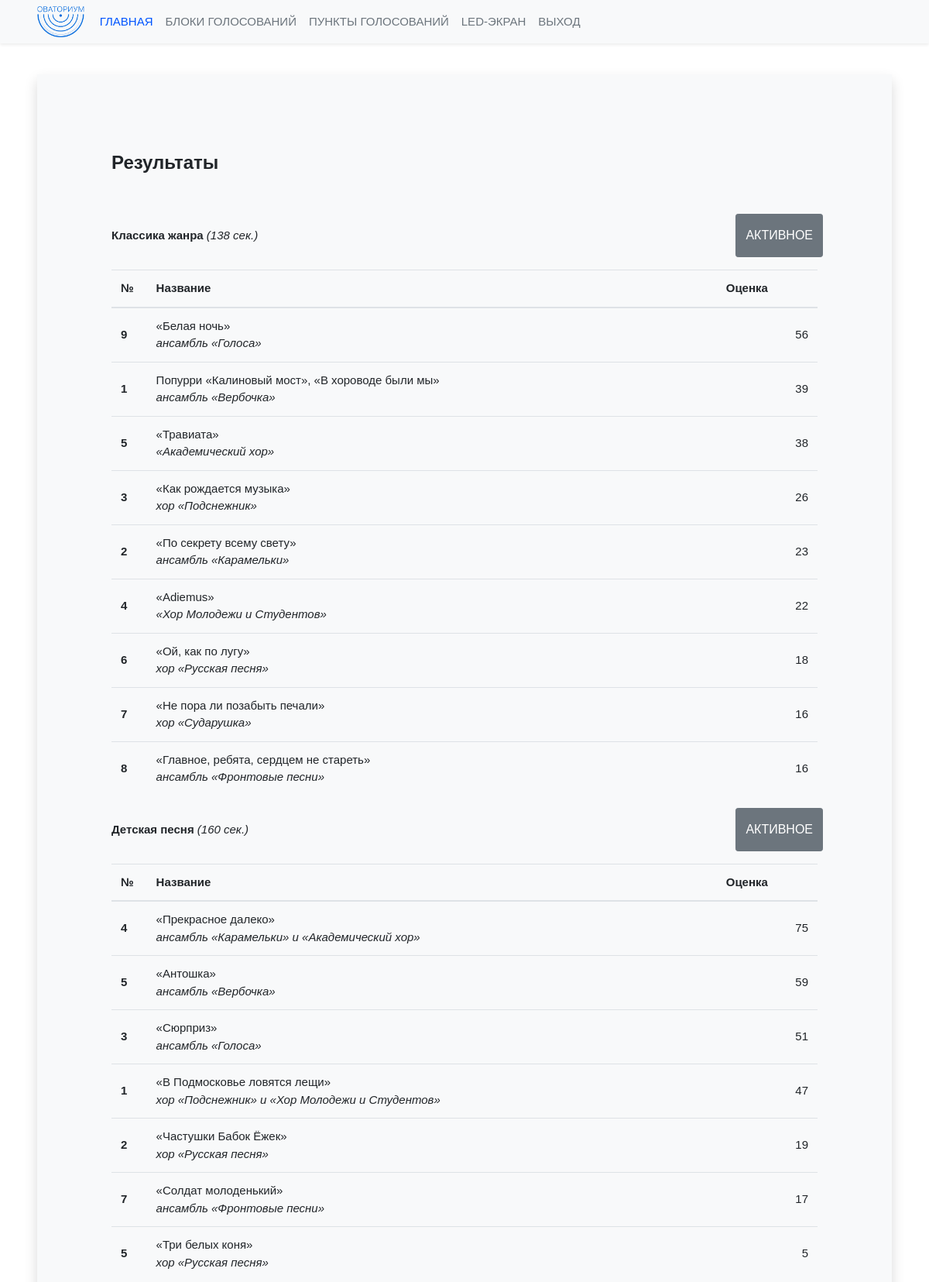
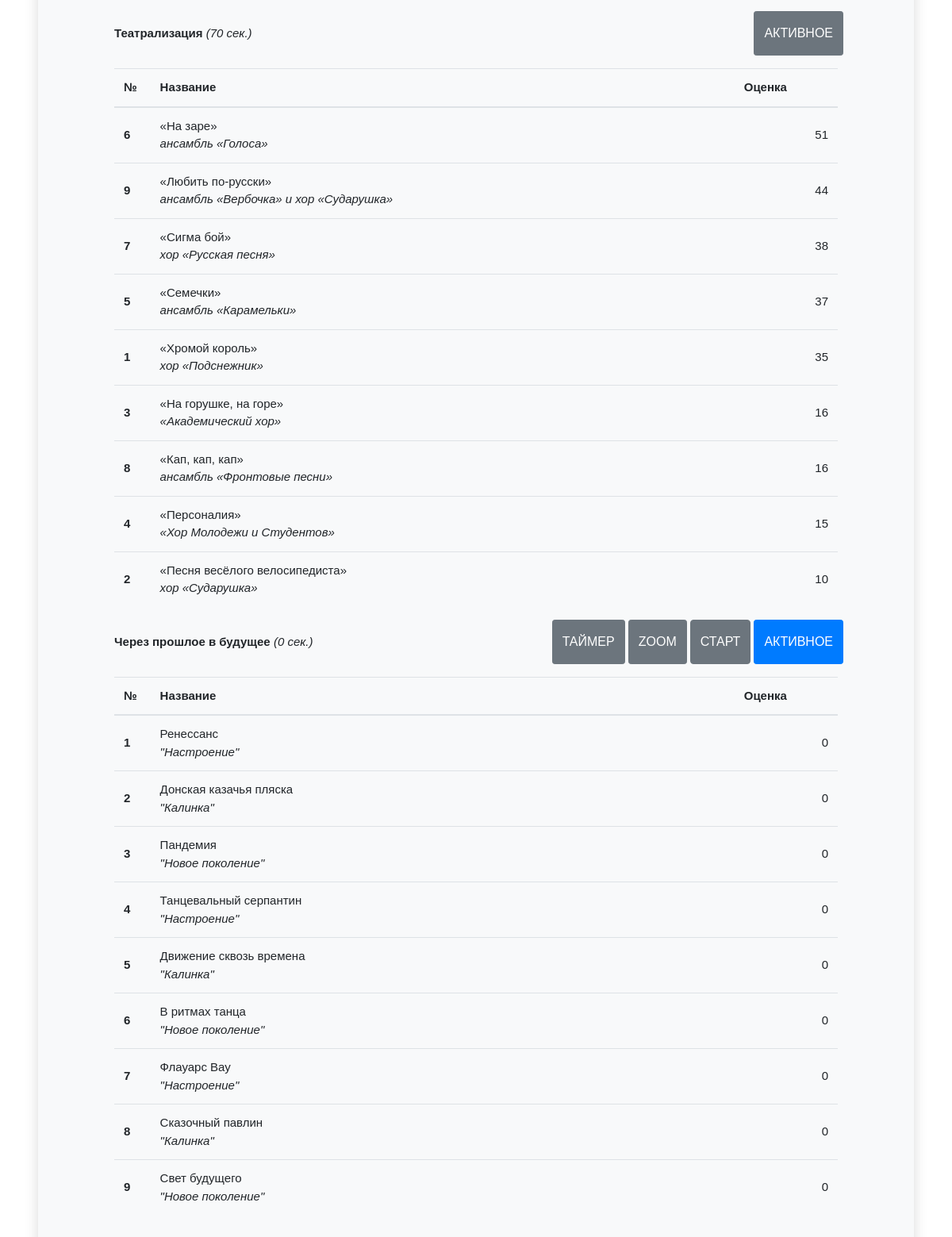
The page /control (signed in) on the database as committed earlier (2 pictures, top to bottom).
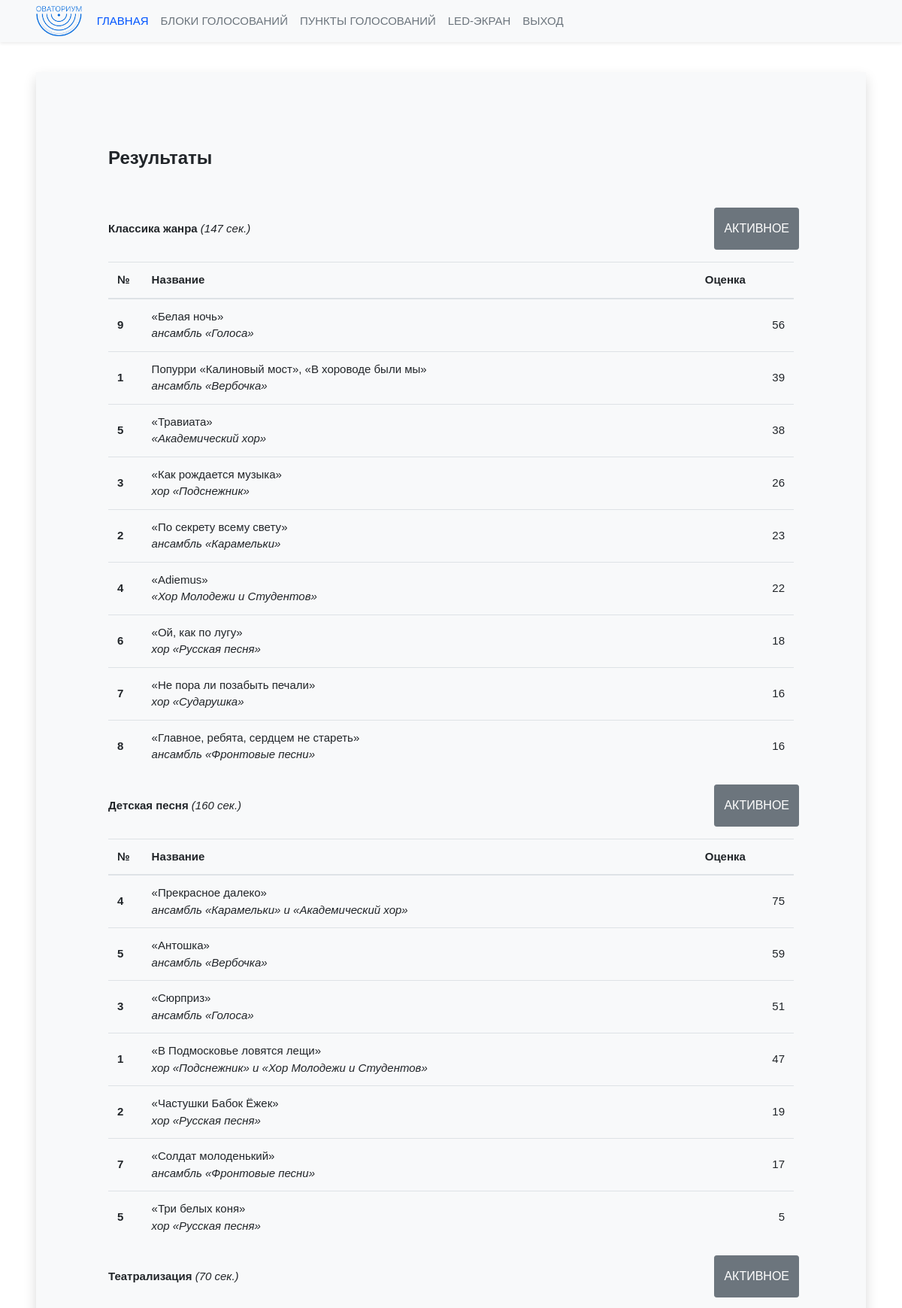
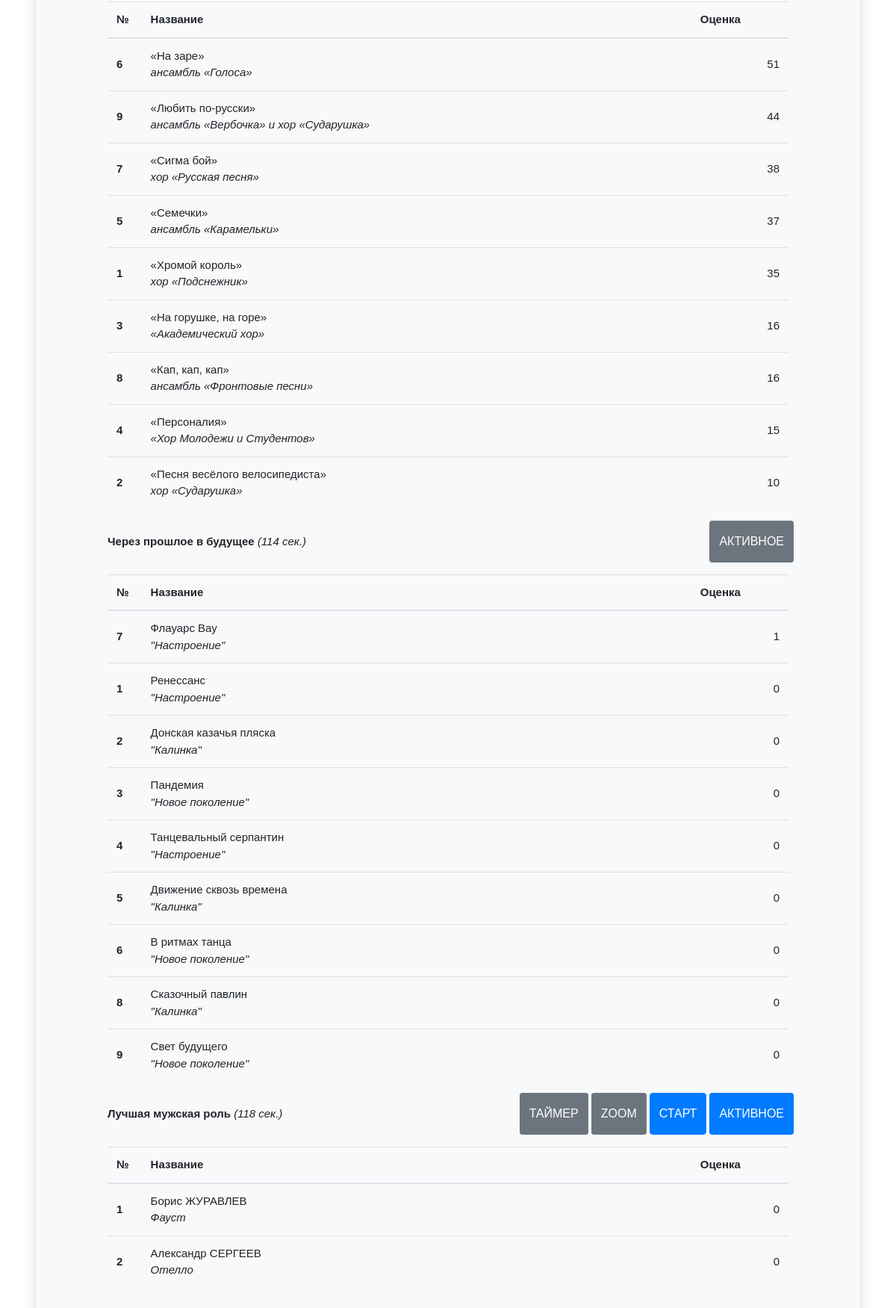
The same page on the database as committed later (2 pictures, top to bottom).
### publicvotes/models.py (models this page shows, shortened)
class Theme(models.Model):
	main_title = models.CharField(verbose_name="Текст главной страницы", max_length=250, blank=True)
	title = models.CharField(verbose_name="Блок голосования", max_length=250, blank=True)
	number = models.DecimalField(verbose_name="Номер", max_digits=2, decimal_places=0, default=1, blank=False)
	current = models.BooleanField("Текущее голосования", default=False)
	active = models.BooleanField("Активное голосования", default=False)
	zoom = models.BooleanField("Активное голосования", default=False)
	show_timer = models.BooleanField("Показывать таймер", default=False)
	count = models.DecimalField(verbose_name="Номер", max_digits=4, decimal_places=0, default=180, blank=False)
	theme_token = models.CharField(verbose_name="Токен", max_length=250, blank=True)
	registration_date = models.DateField(verbose_name="Дата создания", default=date.today)
	class Meta:
		ordering = ['title']
		verbose_name='Блок голосования'
		verbose_name_plural='Блоки голосований'

class VotePart(models.Model):
	theme = models.ForeignKey(Theme, verbose_name="Голосование", on_delete=models.CASCADE, null=True, default=None, blank=True)
	name = models.CharField(verbose_name="Пункт голосования", max_length=250, blank=True)
	sub_name = models.CharField(verbose_name="Пункт голосования дополнительный", max_length=250, blank=True)
	number = models.DecimalField(verbose_name="Номер", max_digits=2, decimal_places=0, default=1, blank=False)
	photo = models.ImageField(verbose_name='Фото профиля', blank=True, null=True, upload_to = make_upload_path)
	class Meta:
		ordering = ['theme__title']
		verbose_name='Пункт голосования'
		verbose_name_plural='Пункты голосований'

### vote/views.py (the view)
# urls.py: path('control', control_view, name = 'control'),
@login_required(login_url='/login')
def control_view(request):
	if not request.user.profile.admin_access:
		return redirect ('home')
	themes = Theme.objects.all().order_by('number')
	sorted_counts = {}
	zoom = False
	show_timer = False
	for theme in themes:
		if theme.zoom:
			zoom = True
		if theme.show_timer:
			show_timer = True
		votepart_counts = {}
		voteparts= VotePart.objects.filter(theme = theme).order_by('number')
		for votepart in voteparts:
			votepart_counts[votepart] = VoteCount.objects.filter(vote_part = votepart).count()
		sorted_counts[theme.pk] =  dict(sorted(votepart_counts.items(), key=lambda x: x[1], reverse=True))
	args = {
		'themes': themes,
		'votepart_counts': votepart_counts,
		'sorted_counts': sorted_counts,
		'zoom': zoom,
		'show_timer': show_timer,
	}
	return render(request, 'control_view.html', args)

### profileuser/templatetags/objects_extras.py (called while the page is built)
@register.filter(name='lookup')
def lookup(d, key):
	try:
		t = d[key]
	except:
		return None
	return t

### vote/utils.py (called while the page is built)
def base_context(request):
	protocol = 'http://'
	if request.is_secure():
		protocol = 'https://'
	no_user = protocol + str(get_current_site(request)) + settings.STATIC_URL + 'img/no-user.jpg'
	no_image = protocol + str(get_current_site(request)) + settings.STATIC_URL + 'img/no-image.png'
	cookie_flag = True
	if "coockes" in request.session:
		cookie_flag = False
		if request.user.is_authenticated:
			if request.session['coockes'] == '1' and not request.user.profile.cookies_agree:
				request.user.profile.cookies_agree = True
				request.user.profile.save()
	else:
		if request.user.is_authenticated:
			if request.user.profile.cookies_agree:
				cookie_flag = False
				request.session['coockes'] = '1'
	args = {
		'cookie_flag': cookie_flag,
		'no_user': no_user,
		'no_image': no_image,
	}
	return args

### templates/control_view.html (shortened to what this page needs)
{% extends "base.html" %}
{% load objects_extras %}
{% load static %}
{% block content %}
	<div class="p-2 p-md-5">
		<div style="font-size: 24px;">
			<b>Результаты</b>
		</div>
	</div>
	{% for theme in themes %}
		<div class="row align-middle pl-2 px-md-5">
			<div class="col-md-5 col-12" style="line-height: 56px;">
				<b>{{ theme.title }}</b><em> ({{ theme.count }} сек.)</em>
			</div>
			<div class="col-md-7 col-12 d-flex justify-content-end flex-nowrap pr-1">
				<button type="button" class="btn btn-sm btn-mobile-sm {% if show_timer %}btn-primary{% else %}btn btn-secondary{% endif %} show_timer mr-1 {% if not theme.current %}hide{% endif %} hide-button" data-pk="{{ theme.pk }}">ТАЙМЕР</button>
				<button type="button" class="btn btn-sm btn-mobile-sm {% if zoom %}btn-primary{% else %}btn btn-secondary{% endif %} zoom mr-1 {% if not theme.current %}hide{% endif %} hide-button" data-pk="{{ theme.pk }}">ZOOM</button>
				<button type="button" class="btn bbtn-sm btn-mobile-sm {% if theme.active %}btn-primary{% else %}btn btn-secondary{% endif %} active_theme mr-1 {% if not theme.current %}hide{% endif %} hide-button" data-pk="{{ theme.pk }}">СТАРТ</button>
				<button type="button" class="btn btn-sm btn-mobile-sm {% if theme.current %}btn-primary{% else %}btn btn-secondary{% endif %} current mr-1" data-pk="{{ theme.pk }}">АКТИВНОЕ</button>
			</div>
		</div>
		<div class="text-left mt-3 px-0 px-md-5">
			<table class="table">
				<thead>
					<tr>
						<th scope="col" class="table-cel-width-5 align-middle">№</th>
						<th scope="col" class="table-cel-width-75 align-middle">Название</th>
						<th scope="col" class="table-cel-width-20 align-middle text-center">Оценка</th>
					</tr>
				</thead>
				<tbody>
					{% with sorted_counts|lookup:theme.pk as sorted_counts %}
					{% for key, val in sorted_counts.items %}
						<tr class="">
							<th scope="row" class="align-middle">{{ key.number }}</th>
							<td class="align-middle">{{ key.name }}<br><em>{{ key.sub_name }}</em></td>
							<td class="align-middle text-right">{{ val }}</td>
						</tr>
					{% endfor %}
					{% endwith %}
				</tbody>
			</table>
		</div>
	{% endfor %}
{% endblock %}

### templates/base.html (shortened to what this page needs)
{% load static %}
{% with '2.9' as version %}
<!DOCTYPE html>
<html lang="ru">
    <head>
        <link rel="stylesheet" href="https://cdn.jsdelivr.net/npm/bootstrap@4.4.1/dist/css/bootstrap.min.css">
        <link rel="stylesheet" type="text/css" href="{% static 'css/style.css' %}?ver={{version}}">
        <link rel="stylesheet" type="text/css" href="{% static 'css/adaptive.css' %}?ver={{version}}">
        <link href="https://getbootstrap.com/docs/4.4/examples/dashboard/dashboard.css" rel="stylesheet">
    </head>
<body>
    {% if request.user.is_authenticated %}
        <nav class="navbar navbar-expand-md navbar-light bg-light fixed-top shadow-sm pt-2 px-3 px-md-5">
            <div class="container-fluid px-0">
                <a href="{% url 'control' %}"><img src="{% static 'img/ovatorium.png' %}" class="navbar-logo"></a>
                <div class="collapse navbar-collapse" id="navbarNav">
                    <ul class="navbar-nav ms-auto mb-2 mb-md-0 adaptive">
                        <li class="nav-item">
                            <a class="nav-link py-2 text-secondary text-uppercase {% if menu != 'blocks' and menu != 'subblocks' %}active fw-bold{% else %}fw-normal{% endif %}" href="{% url 'control' %}">Главная</a>
                        </li>
                        <li class="nav-item">
                            <a class="nav-link py-2 text-secondary text-uppercase {% if menu == 'blocks' %}active fw-bold{% else %}fw-normal{% endif %}" href="{% url 'publicvotes:themes' %}">
                                Блоки голосований
                            </a>
                        </li>
                        <li class="nav-item">
                            <a class="nav-link py-2 text-secondary text-uppercase {% if menu == 'subblocks' %}active fw-bold{% else %}fw-normal{% endif %}" href="{% url 'publicvotes:voteparts' %}">
                                Пункты голосований
                            </a>
                        </li>
                        <li class="nav-item">
                            <a class="nav-link py-2 text-secondary text-uppercase" href="{% url 'concerted' %}" target="_blank">LED-экран</a>
                        </li>
                        <li class="nav-item">
                            <a class="nav-link py-2 text-secondary text-uppercase" href="{% url 'logout' %}">Выход</a>
                        </li>
                    </ul>
                </div>
            </div>
        </nav>
    {% endif %}
        <div class="container-fluid d-inline-block p-0 p-md-5 mb-0 mb-md-5 mt-5 h-100">
            <main role="main" class="col-md-12 ml-sm-auto col-lg-12 shadow bg-light p-0 p-md-5">
                {% block content %}
                {% endblock %}
            </main>
        </div>
</body>
</html>
{% endwith %}

### static/css/style.css (style rules this page uses)
body { font-family: 'Montserrat', sans-serif; font-style: normal; font-size: 15px !important; }
.table-cel-width-5 { width: 5%; }
.table-cel-width-20 { width: 20%; }
.table-cel-width-75 { width: 75%; }
.active { color: #05f !important; }

### templates/base.html (style rules this page uses)
@media (min-width: 576px) { .btn-mobile-sm { padding: .375rem .75rem; font-size: 1rem; line-height: 1.5; } }
.navbar-logo { height: 40px; width: auto; margin-right: 12px; object-fit: contain; }

Rows that differ between the two databases and show on the page:
changed Theme "Классика жанра": count "138" → "147"
changed Theme "Через прошлое в будущее": count "0" → "114"; no longer shows "ТАЙМЕР ZOOM СТАРТ"
shown differently, row unchanged: VotePart "Флауарс Вау": val "0" → "1"; moves up the list
added Theme: title "Лучшая мужская роль", count "118", active True (drawn), current True (drawn)
added VotePart: number "1", name "Борис ЖУРАВЛЕВ", sub_name "Фауст", val "0", shown under "Лучшая мужская роль"
added VotePart: number "2", name "Александр СЕРГЕЕВ", sub_name "Отелло", val "0", shown under "Лучшая мужская роль"
